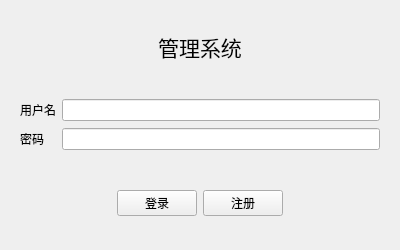
<?xml version="1.0" encoding="UTF-8"?>
<ui version="4.0">
 <class>Page_Login</class>
 <widget class="QWidget" name="Page_Login">
  <property name="geometry">
   <rect>
    <x>0</x>
    <y>0</y>
    <width>400</width>
    <height>250</height>
   </rect>
  </property>
  <property name="minimumSize">
   <size>
    <width>400</width>
    <height>250</height>
   </size>
  </property>
  <property name="maximumSize">
   <size>
    <width>400</width>
    <height>250</height>
   </size>
  </property>
  <property name="windowTitle">
   <string>登录</string>
  </property>
  <layout class="QGridLayout" name="gridLayout_2">
   <item row="0" column="0">
    <widget class="QLabel" name="label">
     <property name="font">
      <font>
       <pointsize>16</pointsize>
      </font>
     </property>
     <property name="text">
      <string>管理系统</string>
     </property>
     <property name="alignment">
      <set>Qt::AlignCenter</set>
     </property>
    </widget>
   </item>
   <item row="1" column="0">
    <widget class="QWidget" name="widget_2" native="true">
     <layout class="QGridLayout" name="gridLayout">
      <item row="0" column="0">
       <widget class="QLabel" name="label_2">
        <property name="text">
         <string>用户名</string>
        </property>
       </widget>
      </item>
      <item row="0" column="1">
       <widget class="QLineEdit" name="lineEdit_2"/>
      </item>
      <item row="1" column="0">
       <widget class="QLabel" name="label_3">
        <property name="text">
         <string>密码</string>
        </property>
       </widget>
      </item>
      <item row="1" column="1">
       <widget class="QLineEdit" name="lineEdit"/>
      </item>
     </layout>
    </widget>
   </item>
   <item row="2" column="0">
    <widget class="QWidget" name="widget" native="true">
     <layout class="QHBoxLayout" name="horizontalLayout">
      <item>
       <spacer name="horizontalSpacer">
        <property name="orientation">
         <enum>Qt::Horizontal</enum>
        </property>
        <property name="sizeHint" stdset="0">
         <size>
          <width>95</width>
          <height>20</height>
         </size>
        </property>
       </spacer>
      </item>
      <item>
       <widget class="QPushButton" name="pushButton">
        <property name="text">
         <string>登录</string>
        </property>
       </widget>
      </item>
      <item>
       <widget class="QPushButton" name="pushButton_2">
        <property name="text">
         <string>注册</string>
        </property>
       </widget>
      </item>
      <item>
       <spacer name="horizontalSpacer_2">
        <property name="orientation">
         <enum>Qt::Horizontal</enum>
        </property>
        <property name="sizeHint" stdset="0">
         <size>
          <width>95</width>
          <height>20</height>
         </size>
        </property>
       </spacer>
      </item>
     </layout>
    </widget>
   </item>
  </layout>
 </widget>
 <resources/>
 <connections/>
</ui>
